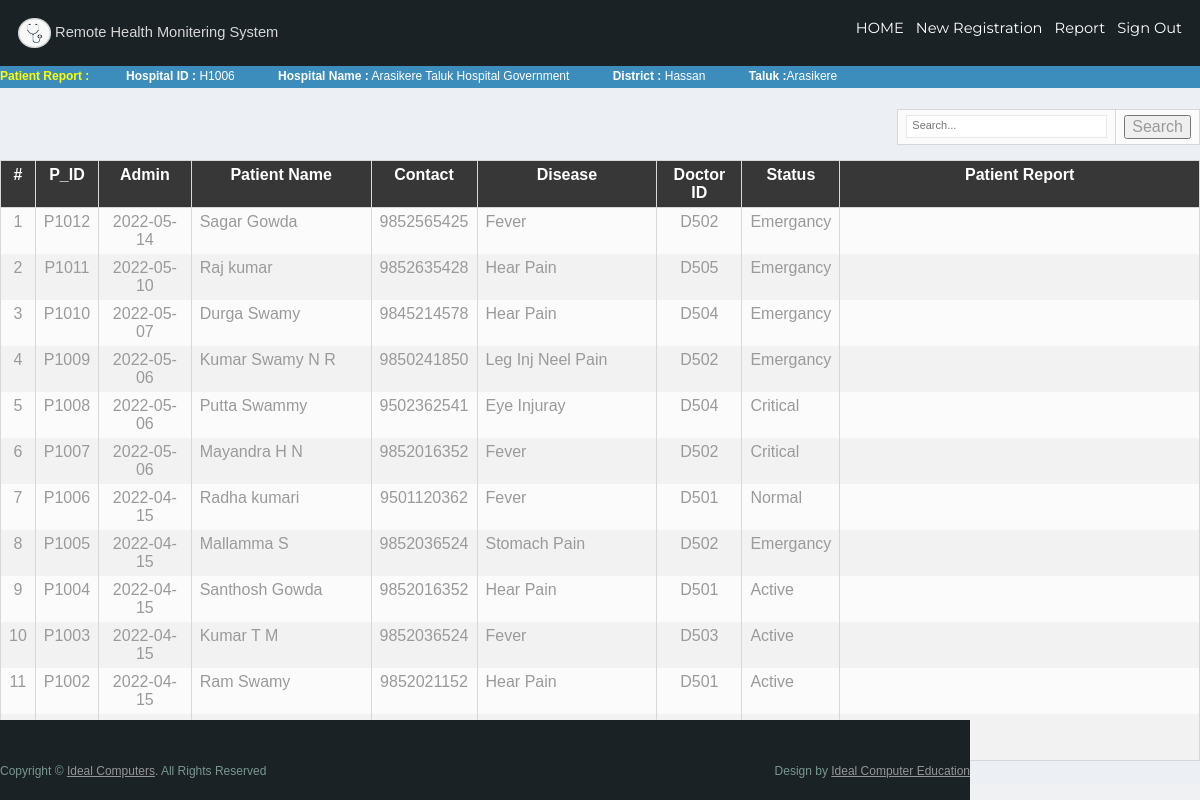
The app's page /admin/pat_report.php (signed in) with its own data.
### tables this page shows
CREATE TABLE `hospitals` (
  `id` int(20) NOT NULL,
  `hid` varchar(20) NOT NULL,
  `hname` varchar(100) NOT NULL,
  `ph` varchar(50) NOT NULL,
  `address` varchar(100) NOT NULL,
  `psw` varchar(20) NOT NULL,
  `taluk` varchar(100) NOT NULL DEFAULT 'None',
  `district` varchar(50) NOT NULL,
  `village` varchar(25) DEFAULT 'None'
);

CREATE TABLE `patient` (
  `ID` int(20) NOT NULL,
  `adimin` varchar(20) NOT NULL,
  `pid` varchar(30) NOT NULL,
  `pname` varchar(80) NOT NULL,
  `lastname` varchar(20) NOT NULL,
  `ph` varchar(20) NOT NULL,
  `Address` varchar(50) NOT NULL,
  `place` varchar(50) NOT NULL,
  `taluk` varchar(20) NOT NULL,
  `district` varchar(50) NOT NULL,
  `age` int(20) NOT NULL,
  `gender` varchar(20) NOT NULL,
  `Disease` varchar(100) NOT NULL,
  `did` varchar(20) NOT NULL,
  `hid` varchar(20) NOT NULL,
  `Status` varchar(50) NOT NULL DEFAULT 'Active'
);

### admin/db.php (called while the page is built, shortened)
<?php
	if(!isset($_SESSION['sub_adm']))
	{
		header("location:../");
	}
	else
	{
		$sub_adm=$_SESSION['sub_adm'];
	}
	$con=mysqli_connect("localhost","root","") or die(mysqli_error());
    $array = $con->query("select * from hospitals where hid ='$sub_adm'");
    $hos = $array->fetch_assoc();
?>

### admin/pat_report.php (the view, shortened to what this page needs)
<?php
	include_once("head.php");
?>
<!DOCTYPE html>
<html>
<head>
  <link href="style.css" rel="stylesheet" type="text/css" />
</head>
<body>
<div style="color:white;background:#3C8DBC" >
 <?php echo "<span style='color:#ffff00; text-align:left;'><strong>Patient Report  :</strong></span>&nbsp;&nbsp;&nbsp;&nbsp;&nbsp;&nbsp;&nbsp;&nbsp;&nbsp;&nbsp;&nbsp;<strong>Hospital ID :</strong> $hos[hid] &nbsp;&nbsp;&nbsp;&nbsp;&nbsp;&nbsp;&nbsp;&nbsp;&nbsp;&nbsp;&nbsp; <strong>Hospital Name :</strong> $hos[hname] &nbsp;&nbsp;&nbsp;&nbsp;&nbsp;&nbsp;&nbsp;&nbsp;&nbsp;&nbsp;&nbsp; <strong>District :</strong> $hos[district]
 &nbsp;&nbsp;&nbsp;&nbsp;&nbsp;&nbsp;&nbsp;&nbsp;&nbsp;&nbsp;&nbsp; <strong>Taluk :</strong>$hos[taluk]"; ?></div>
<br>
 <div class="search">
          <form  action="" method="post" >
			<table>
			<tr>
				<td> <span ><input name="ser" type="text" class="keywords" id="textfield" maxlength="50" placeholder="Search..." /></td>
				<td><Button  class="Search" type="image" style='float:right'; name='search' src="image/search.gif" class="button" >Search</Button>     </span></td>
			</tr>
			</table>
          </form>
        </div>
<?php
if(isset($_POST['search']))
	{
@extract($_POST);
  $array = $con->query("select * from patient where pname like '$ser%'");
	}
else
  $array = $con->query("select * from patient order by id desc");
?>
	    <div class="table-wrapper-scroll-y my-custom-scrollbar">
    <table  width="50%" class="table " >
	  <thead align="center" style='background: #2980b9;'>
        <th ><font color="ffffff">#</font></th>
        <th ><font color="ffffff">P_ID</font></th>
        <th ><font color="ffffff">Admin</font></th>
        <th width="15%"><font color="ffffff">Patient Name</font></th>
        <th><font color="ffffff">Contact</font></th>
        <th width="15%"><font color="ffffff">Disease</font></th>
        <th><font color="ffffff">Doctor ID</font></th>
        <th><font color="ffffff">Status</font></th>
		<th width="30%"><font color="ffffff">Patient Report</font></th>
      </thead>
     <tbody>
	  <?php $i=0;
	    if(mysqli_num_rows($array)!=0)
		{
        while ($row = $array->fetch_assoc())
        {
          $i=$i+1;
        ?>
          <tr align="center">
            <td><?php echo $i; ?></td>
            <td><?php echo $row['pid']; ?></td>
            <td><?php echo $row['adimin']; ?></td>
            <td align="left"><?php echo $row['pname']; ?></td>
            <td><?php echo $row['ph']; ?></td>
            <td align="left"><?php echo $row['Disease']; ?></td>
			<td><?php echo $row['did']; ?></td>
			<td align="left"><?php echo $row['Status']; ?></td>
			<td align="left">&nbsp;</td>
         </tr>
		<?php }
		}
		else
		echo "<center><font size='3' color='#ff0000'>No Data Found....</font></center>";?>
			</tbody>
    </table>
</div>
</body>
</html>

### admin/head.php (shortened to what this page needs)
<?php
	include_once("db.php");
?>
    <link href="font-awesome/css/font-awesome.css" rel="stylesheet">
	<link rel="stylesheet" type="text/css" href="css/stylelogin.css">
  <link href="layout/styles/layout.css" rel="stylesheet" type="text/css" media="all">
  <link href="style.css" rel="stylesheet" type="text/css" />
</head>
  <body style="background: #ECF0F5;padding:0;margin:0" id="top">
  <nav>
  <div style="background: #1A2226;font-size: 11pt;padding: 18px;color: #d7d7d7;">
  <img src="../main/logo.png" class='img-circle' style='width: 33px;height: 30px'>
  Remote Health Monitering System
	  <ul  id="navli">
                <li ><a  class="homeblack" href="index.php">HOME</a></li>
					<li>
					     <div class="dropdown"><a >New Registration</a>
					       </div>
					   </li>
			<li>
					     <div class="dropdown"><a >Report</a>
					       </div>
					   </li>
			<li><a class="homeblack" href="logout.php">Sign Out</a></li>
			</div>
 </nav>
    <div class="footer">
      <p class="lf">Copyright &copy; <a href="#">Ideal Computers</a>. All Rights Reserved</p>
      <p class="rf">Design by <a target="_blank" href="http://www.idealcomputereducation.com/">Ideal Computer Education</a></p>
    </div>

### admin/css/stylelogin.css (style rules this page uses)
body { margin: 0; padding: 0; background-image: url("imagezz.jpg"); background-size: cover; background-position: center; font-family: sans-serif; }
nav ul { display: inline; padding: 0px; float: right; }
nav ul li { display: inline-block; list-style-type: none; color: white; float: left; margin-left: 12px; }
nav ul li a { color: white; text-decoration: none; }
#navli { font-family: 'Montserrat', sans-serif; }

### admin/layout/styles/layout.css (style rules this page uses)
*, *::before, *::after { transition:all .3s ease-in-out; }
nav ul, nav ol { margin:0; padding:0; list-style:none; }
table, th, td { border:1px solid; border-collapse:collapse; vertical-align:top; }
table, th { table-layout:auto; }
table { width:100%; margin-bottom:15px; }
th, td { padding:5px 8px; }
td { border-width:0 1px; }
body { color:#A8A8A8; background-color:#202020; }
a { color:#8EC837; }
table, th, td, #comments .avatar, #comments input, #comments textarea { border-color:#D7D7D7; }
th { color:#FFFFFF; background-color:#373737; }
tr, #comments li, #comments input[type="submit"], #comments input[type="reset"] { color:inherit; background-color:#FBFBFB; }
tr:nth-child(even), #comments li:nth-child(even) { color:inherit; background-color:#F7F7F7; }

### admin/style.css (style rules this page uses)
body { margin:0; padding:0; width:100%; color:#9a9a9a; font:normal 12px/1.8em Arial, Helvetica, sans-serif; }
html, .main { padding:0; margin:0; background:#f0f1f2; }
p { margin:8px 0; padding:0 0 8px 0; font:normal 12px/1.8em Arial, Helvetica, sans-serif; }
a { color:#2cadff; text-decoration:none; }
.header, .content, .menu_nav, .fbg, .footer, form, ol, ol li, ul, .content .mainbar, .content .sidebar { margin:0; padding:0; }
.search form { float:right; padding:0; margin:0; }
.search span { display:block; float:left; background:#fff; width:201px; padding:2px 0 5px 0; height:23px; border:1px solid #e9e9e9; }
.search form .keywords { width:162px; line-height:13px; height:13px; float:left; background:none; border:0; padding:5px; margin:0; font:normal 11px Arial, Helvetica, sans-serif; color:#bab9b9; }
.footer { width:970px; margin:0 auto; padding:40px 0; }
.footer p { margin:0; padding:4px 0; line-height:normal; }
.footer a { color:#959595; padding:inherit; text-decoration:underline; }
.footer .lf { float:left; }
.footer .rf { float:right; }

### admin/layout/styles/framework.css (style rules this page uses)
html { overflow-y:scroll; overflow-x:hidden; }
html, body { margin:0; padding:0; font-size:14px; line-height:1.6em; }
*, *::before, *::after { box-sizing:border-box; }
a { outline:none; text-decoration:none; }
img { width:auto; max-width:100%; height:auto; margin:0; padding:0; border:none; line-height:normal; vertical-align:middle; }
body, input, textarea, select { font-family:Verdana, Geneva, sans-serif; }
form, fieldset, legend { margin:0; padding:0; border:none; }
label, input, textarea, select, button { display:block; resize:none; outline:none; color:inherit; font-size:inherit; font-family:inherit; vertical-align:middle; }
::placeholder { opacity:1; }
address, article, aside, figcaption, figure, footer, header, main, nav, section { display:block; margin:0; padding:0; }

### admin/head.php (style rules this page uses)
.footer { position: fixed; left: 0; bottom: 0; margin: 0px; float: right; width: 100%; padding: 5px; height: 25px; text-align: center; background: #1A2226; font-size: 10pt; color: #79978F; }
body { font-family: Arial, Helvetica, sans-serif; }

### admin/pat_report.php (style rules this page uses)
tr:nth-child(even) { background-color: #f2f2f2; }

### records on screen
hospitals: hid "H1006", hname "Arasikere Taluk Hospital Government", district "Hassan", taluk "Arasikere"
patient: pid "P1012", adimin "2022-05-14", pname "Sagar Gowda", ph "9852565425", Disease "Fever", did "D502", Status "Emergancy"
patient: pid "P1011", adimin "2022-05-10", pname "Raj kumar", ph "9852635428", Disease "Hear Pain", did "D505", Status "Emergancy"
patient: pid "P1010", adimin "2022-05-07", pname "Durga Swamy", ph "9845214578", Disease "Hear Pain", did "D504", Status "Emergancy"
patient: pid "P1009", adimin "2022-05-06", pname "Kumar Swamy N R", ph "9850241850", Disease "Leg Inj Neel Pain", did "D502", Status "Emergancy"
patient: pid "P1008", adimin "2022-05-06", pname "Putta Swammy", ph "9502362541", Disease "Eye Injuray", did "D504", Status "Critical"
patient: pid "P1007", adimin "2022-05-06", pname "Mayandra H N", ph "9852016352", Disease "Fever", did "D502", Status "Critical"
patient: pid "P1006", adimin "2022-04-15", pname "Radha kumari", ph "9501120362", Disease "Fever", did "D501", Status "Normal"
patient: pid "P1005", adimin "2022-04-15", pname "Mallamma S", ph "9852036524", Disease "Stomach Pain", did "D502", Status "Emergancy"
patient: pid "P1004", adimin "2022-04-15", pname "Santhosh Gowda", ph "9852016352", Disease "Hear Pain", did "D501", Status "Active"
patient: pid "P1003", adimin "2022-04-15", pname "Kumar T M", ph "9852036524", Disease "Fever", did "D503", Status "Active"
patient: pid "P1002", adimin "2022-04-15", pname "Ram Swamy", ph "9852021152", Disease "Hear Pain", did "D501", Status "Active"
